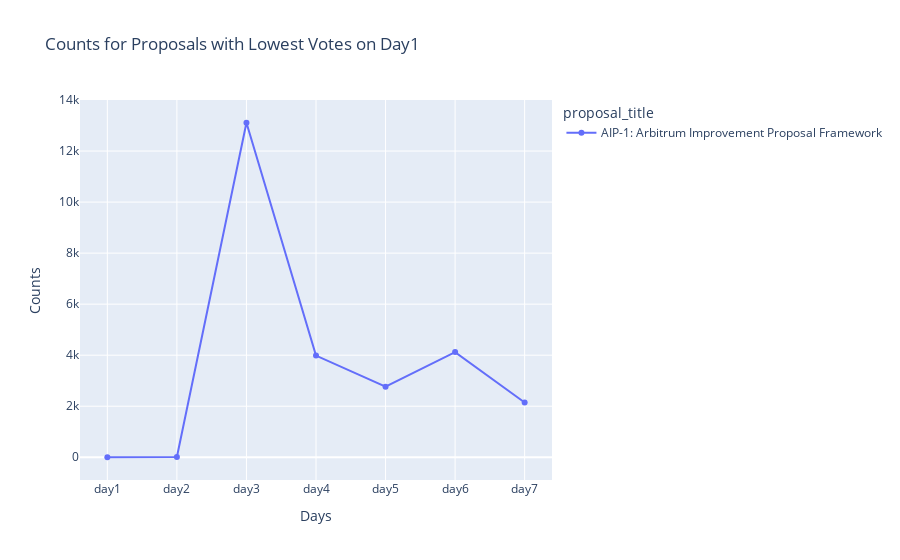

Write notebook code for a chart like this one.
### Code cell
data = votes_data[['proposal_title', 'day1', 'day2', 'day3', 'day4', 'day5', 'day6', 'day7']]

# Filter DataFrame to include only proposals with lowest votes on day7
filtered_df = data[data['proposal_title'].isin(lowest_votes_day1)]

# Melt the DataFrame to long format
melted_df = filtered_df.melt(id_vars='proposal_title', var_name='day', value_name='counts')

# Plot interactive line chart
fig = px.line(melted_df, x='day', y='counts', color='proposal_title', markers='o', title='Counts for Proposals with Lowest Votes on Day1')
fig.update_layout(xaxis_title='Days', yaxis_title='Counts')
fig.show()
fig.write_html(r'Graphs\min-votes-day1.html')

### Figure 1 — Plotly figure (JSON) as saved in the notebook; plotly's stock layout.template omitted (floating-point values rounded to 4 significant figures)
{"data": [{"hovertemplate": "proposal_title=AIP-1: Arbitrum Improvement Proposal Framework<br>day=%{x}<br>counts=%{y}<extra></extra>", "legendgroup": "AIP-1: Arbitrum Improvement Proposal Framework", "line": {"color": "#636efa", "dash": "solid"}, "marker": {"symbol": "circle"}, "mode": "lines+markers", "name": "AIP-1: Arbitrum Improvement Proposal Framework", "orientation": "v", "showlegend": true, "type": "scatter", "x": ["day1", "day2", "day3", "day4", "day5", "day6", "day7"], "xaxis": "x", "y": [0, 8, 13110, 3984, 2766, 4122, 2144], "yaxis": "y"}], "layout": {"legend": {"title": {"text": "proposal_title"}, "tracegroupgap": 0}, "title": {"text": "Counts for Proposals with Lowest Votes on Day1"}, "xaxis": {"anchor": "y", "domain": [0, 1], "title": {"text": "Days"}}, "yaxis": {"anchor": "x", "domain": [0, 1], "title": {"text": "Counts"}}}}
